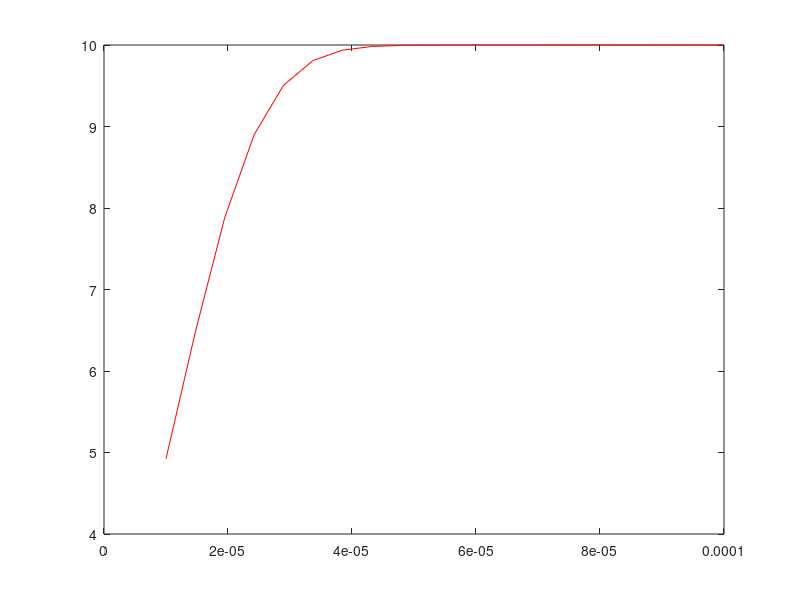

Here is the MATLAB script that generated this plot:
clear all;
clc;

Pt = 2;
R_b = 10;
T0 = 1;
sqrt_N = sqrt(25);
k = 1; 
meu = 0.8;
delta0 = 10^(-10);
deltas = 10^(-9);
delta = 4 * (delta0 + deltas);
num = 20;
g = linspace(1*10^-5, 1*10^-4, num);
h = 4*10^-5;
g_h = sqrt_N  * (meu^2) * g * h / delta;
Pb = 1/2 * erfc(Pt * g_h);
for i=1:num
    C(1,i) = 1 + Pb(1,i) * log(Pb(1,i))+(1 - Pb(1,i)) * log(1 - Pb(1,i));
end
R = C * R_b * T0; 
figure();
plot(g,R,'red');
hold on;
T_Good = 7*10^-5;
T_Bad = 5*10^-5;